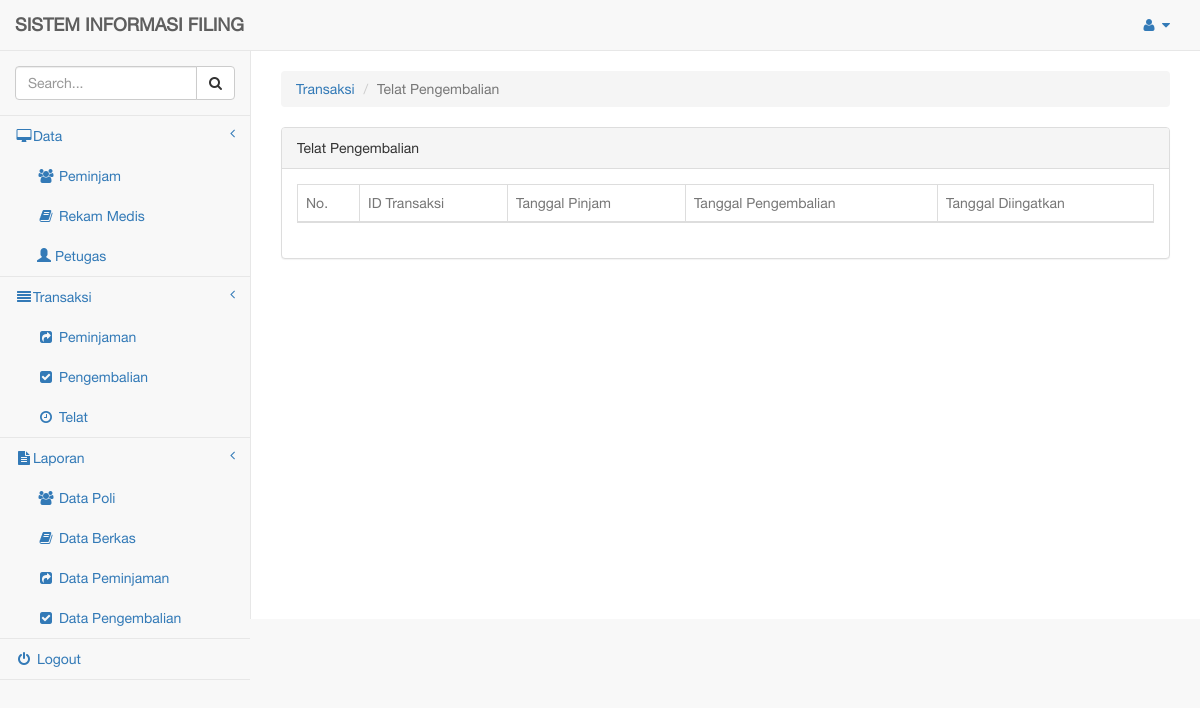
Before: /index.php/telat_pengembalian with the older database file.
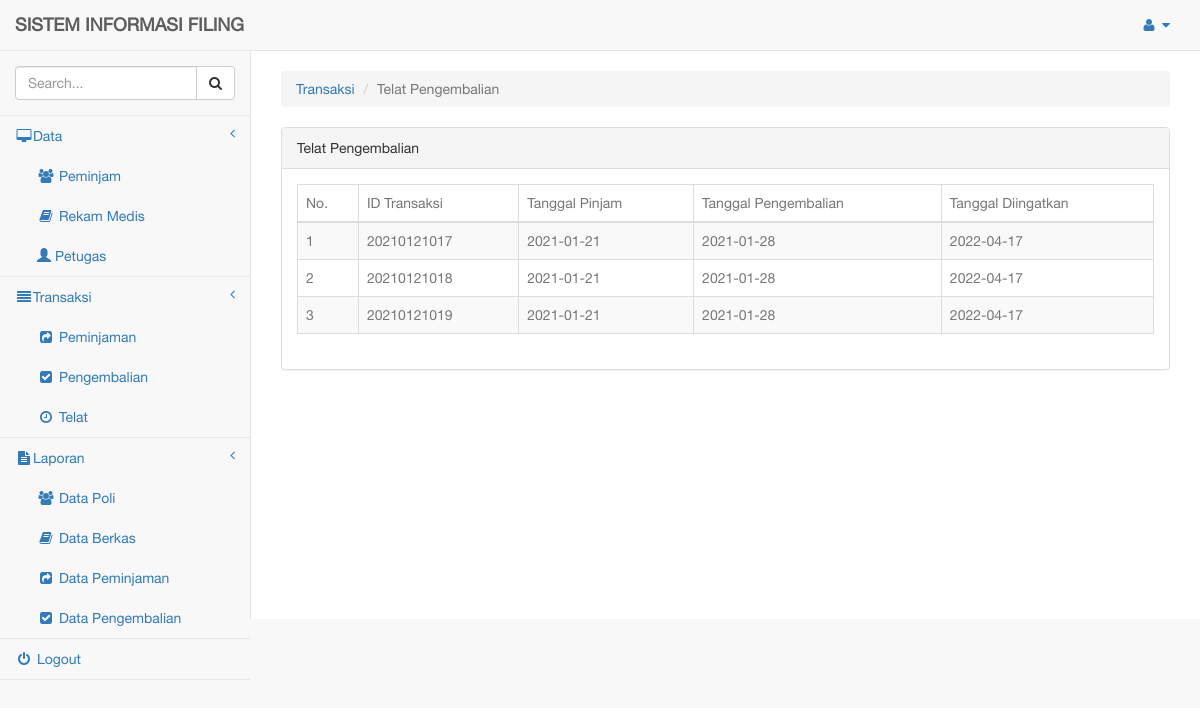
After: the same page with the newer database file.
### tables this page shows
CREATE TABLE `transaksi` (
  `id_transaksi` varchar(12) DEFAULT NULL,
  `id_unit` varchar(10) DEFAULT NULL,
  `norm` varchar(5) DEFAULT NULL,
  `tanggal_pinjam` date DEFAULT NULL,
  `tanggal_kembali` date DEFAULT NULL,
  `status` varchar(100) DEFAULT NULL,
  `id_petugas` int(11) DEFAULT NULL,
  `tanggal_diingatkan` date DEFAULT NULL
);

### application/libraries/Template.php (called while the page is built)
<?php if ( ! defined('BASEPATH')) exit('No direct script access allowed');
class Template {
		var $template_data = array();
		function set($name, $value)
		{
			$this->template_data[$name] = $value;
		}
		function load($template = '', $view = '' , $view_data = array(), $return = FALSE)
		{
			$this->CI =& get_instance();
			$this->set('contents', $this->CI->load->view($view, $view_data, TRUE));
			return $this->CI->load->view($template, $this->template_data, $return);
		}
}

### application/controllers/Telat_pengembalian.php (called while the page is built, shortened)
<?php
class Telat_pengembalian extends CI_Controller
{
  public function index()
  {
    $query = $this->db->query("
      SELECT
        a.id_transaksi,
        a.tanggal_pinjam,
        a.tanggal_kembali,
        a.tanggal_diingatkan,
        poli.nama,
        poli.unit,
        poli.email,
        (
          CASE
            WHEN DATEDIFF(a.tanggal_diingatkan, CURRENT_DATE) >= -2
            THEN 1
            ELSE 0
          END) AS is_telat
      FROM
        transaksi a
        JOIN poli
          ON poli.id_unit = a.id_unit
        LEFT JOIN pengembalian b
          ON b.id_transaksi = a.id_transaksi
      WHERE 1
        AND b.id_transaksi IS NULL
        AND a.tanggal_kembali < CURRENT_DATE
        AND poli.email IS NOT NULL
    ");
    $data['data'] = $query->result_array();
    $data['title'] = "Telat Pengembalian";
    $this->template->load('layoutbackend', 'telat_pengembalian/telat_pengelbalian_data', $data);
  }
}
?>

### index.php (called while the page is built, shortened)
<?php
require_once BASEPATH.'core/CodeIgniter.php';

### application/views/telat_pengembalian/telat_pengelbalian_data.php (the view, shortened to what this page needs)
<div class="row">
    <div class="col-lg-12"><br />
        <ol class="breadcrumb">
            <li><a  href="<?php echo base_url('telat_pengembalian'); ?>">Transaksi</a></li>
            <li class="active">Telat Pengembalian</li>
        </ol>
    </div>
</div>
<div class="row">
  <div class="col-lg-12">
    <div class="panel panel-default">
      <div class="panel-heading">
        <?php echo $title;?>
      </div>
      <div class="panel-body">
        <table width="100%" class="table table-striped table-bordered table-hover" id="dataTables-example">
          <thead>
            <tr>
                <td>No.</td>
                <td>ID Transaksi</td>
                <td>Tanggal Pinjam</td>
                <td>Tanggal Pengembalian</td>
                <td>Tanggal Diingatkan</td>
            </tr>
          </thead>
          <tbody>
            <?php
            $no = 1;
            foreach($data as $row) {
            ?>
            <tr>
                <td><?php echo $no;?></td>
                <td><?php echo $row['id_transaksi'];?></td>
                <td><?php echo $row['tanggal_pinjam'];?></td>
                <td><?php echo $row['tanggal_kembali'];?></td>
                <td><?php echo $row['tanggal_diingatkan'];?></td>
            </tr>
            <?php $no++; } ?>
          </tbody>
        </table>
      </div>
    </div>
  </div>
</div>

### application/views/includes/header.php (shortened to what this page needs)
<!DOCTYPE html>
<html lang="en">
<head>
    <link href="<?php echo base_url(); ?>template/backend/sbadmin/vendor/bootstrap/css/bootstrap.min.css" rel="stylesheet">
    <link href="<?php echo base_url(); ?>template/backend/sbadmin/css/datepicker.css" rel="stylesheet">
    <link href="<?php echo base_url(); ?>template/backend/sbadmin/vendor/bootstrap/css/custom.css" rel="stylesheet">
    <link href="<?php echo base_url(); ?>template/backend/sbadmin/vendor/metisMenu/metisMenu.min.css" rel="stylesheet">
    <link href="<?php echo base_url(); ?>template/backend/sbadmin/vendor/datatables-plugins/dataTables.bootstrap.css" rel="stylesheet">
    <link href="<?php echo base_url(); ?>template/backend/sbadmin/vendor/datatables-responsive/dataTables.responsive.css" rel="stylesheet">
    <link href="<?php echo base_url(); ?>template/backend/sbadmin/dist/css/sb-admin-2.css" rel="stylesheet">
    <link href="<?php echo base_url(); ?>template/backend/sbadmin/vendor/morrisjs/morris.css" rel="stylesheet">
    <link href="<?php echo base_url(); ?>template/backend/sbadmin/vendor/font-awesome/css/font-awesome.min.css" rel="stylesheet" type="text/css">
</head>
<body>
    <div id="wrapper">

### application/views/includes/menu.php (shortened to what this page needs)
<nav class="navbar navbar-default navbar-static-top" role="navigation" style="margin-bottom: 0">
            <div class="navbar-header">
                <a class="navbar-brand" href="<?php echo base_url('dashboard'); ?>"><strong>SISTEM INFORMASI FILING</strong></a>
            </div>
            <ul class="nav navbar-top-links navbar-right">
                <li class="dropdown">
                    <a class="dropdown-toggle" data-toggle="dropdown" href="#">
                        <i class="fa fa-user fa-fw"></i>
                        <i class="fa fa-caret-down"></i>
                    </a>
                </li>
            </ul>
            <div class="navbar-default sidebar" role="navigation">
                <div class="sidebar-nav navbar-collapse">
                    <ul class="nav" id="side-menu">
                        <li class="sidebar-search">
                            <div class="input-group custom-search-form">
                                <input type="text" class="form-control" placeholder="Search...">
                                <span class="input-group-btn">
                                <button class="btn btn-default" type="button">
                                    <i class="fa fa-search"></i>
                                </button>
                            </span>
                            </div>
                        </li>
                        <li>
                            <a href="#"><i class="master fa fa-desktop fa-fw"></i>Data<span class="fa arrow"></span></a>
                            <ul class="nav nav-second-level">
                                <li>
                                    <a href="<?php echo base_url('poli'); ?>"><i class="fa fa-users fa-fw"></i> Peminjam</a>
                                </li>
                                <li>
                                    <a href="<?php echo base_url('berkas'); ?>"><i class="fa fa-book fa-fw"></i> Rekam Medis</a>
                                </li>
                                <li>
                                    <a href="<?php echo base_url('users'); ?>"><i class="glyphicon glyphicon-user" id = "petugas"></i> Petugas</a>
                                </li>
                            </ul>
                        </li>
                        <li>
                            <a href="#"><i class="fa fa-align-justify     fa-fw"></i>Transaksi<span class="fa arrow"></span></a>
                            <ul class="nav nav-second-level">
                                <li>
                                    <a href="<?php echo base_url('peminjaman'); ?>"><i class="fa fa-share-square fa-fw"></i> Peminjaman</a>
                                </li>
                                <li>
                                    <a href="<?php echo base_url('pengembalian'); ?>"><i class="fa fa-check-square fa-fw"></i> Pengembalian</a>
                                </li>
                                <li>
                                    <a href="<?php echo base_url('telat_pengembalian'); ?>"><i class="fa fa-clock-o fa-fw"></i> Telat</a>
                                </li>
                            </ul>
                        </li>
                        <li>
                            <a href="#"><i class="fa fa-file-text     fa-fw"></i>Laporan<span class="fa arrow"></span></a>
                            <ul class="nav nav-second-level">
                                <li>
                                    <a href="<?php echo base_url('laporan/poli'); ?>"><i class="fa fa-users fa-fw"></i> Data Poli</a>
                                </li>
                                <li>
                                    <a href="<?php echo base_url('laporan/berkas'); ?>"><i class="fa fa-book fa-fw"></i> Data Berkas</a>
                                </li>
                                <li>
                                    <a href="<?php echo base_url('laporan/peminjaman'); ?>"><i class="fa fa-share-square fa-fw"></i> Data Peminjaman</a>
                                </li>
                                <li>
                                    <a href="<?php echo base_url('laporan/pengembalian'); ?>"><i class="fa fa-check-square fa-fw"></i> Data Pengembalian</a>
                                </li>
                            </ul>
                        </li>
                        <li>
                            <a href="<?php echo base_url('login/logout') ?>"><i class="fa fa-power-off fa-fw"></i> Logout</a>
                        </li>
                    </ul>
                </div>
            </div>
        </nav>

### application/views/layoutbackend.php (shortened to what this page needs)
<?php $this->load->view('includes/header') ?>
        <?php $this->load->view('includes/menu') ?>
        <div id="page-wrapper">
            <?php echo $contents; ?>
        </div>
    </div>
</body>
</html>

Changed rows visible on the page:
added transaksi: id_transaksi "20210121017", tanggal_pinjam "2021-01-21", tanggal_kembali "2021-01-28", tanggal_diingatkan "2022-04-17"
added transaksi: id_transaksi "20210121018", tanggal_pinjam "2021-01-21", tanggal_kembali "2021-01-28", tanggal_diingatkan "2022-04-17"
added transaksi: id_transaksi "20210121019", tanggal_pinjam "2021-01-21", tanggal_kembali "2021-01-28", tanggal_diingatkan "2022-04-17"
